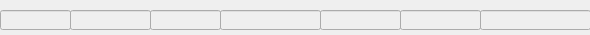
<?xml version="1.0" encoding="UTF-8"?>
<ui version="4.0">
 <class>recordForm</class>
 <widget class="QWidget" name="recordForm">
  <property name="geometry">
   <rect>
    <x>0</x>
    <y>0</y>
    <width>590</width>
    <height>35</height>
   </rect>
  </property>
  <property name="windowTitle">
   <string>Form</string>
  </property>
  <widget class="QLineEdit" name="nameEdit">
   <property name="enabled">
    <bool>false</bool>
   </property>
   <property name="geometry">
    <rect>
     <x>70</x>
     <y>10</y>
     <width>81</width>
     <height>20</height>
    </rect>
   </property>
   <property name="font">
    <font>
     <family>楷体</family>
     <pointsize>13</pointsize>
    </font>
   </property>
   <property name="alignment">
    <set>Qt::AlignCenter</set>
   </property>
  </widget>
  <widget class="QLineEdit" name="serialEdit">
   <property name="enabled">
    <bool>false</bool>
   </property>
   <property name="geometry">
    <rect>
     <x>0</x>
     <y>10</y>
     <width>71</width>
     <height>20</height>
    </rect>
   </property>
   <property name="font">
    <font>
     <family>楷体</family>
     <pointsize>13</pointsize>
    </font>
   </property>
   <property name="alignment">
    <set>Qt::AlignCenter</set>
   </property>
  </widget>
  <widget class="QLineEdit" name="shoppingnameEdit">
   <property name="enabled">
    <bool>false</bool>
   </property>
   <property name="geometry">
    <rect>
     <x>220</x>
     <y>10</y>
     <width>101</width>
     <height>20</height>
    </rect>
   </property>
   <property name="font">
    <font>
     <family>楷体</family>
     <pointsize>13</pointsize>
    </font>
   </property>
   <property name="alignment">
    <set>Qt::AlignCenter</set>
   </property>
  </widget>
  <widget class="QLineEdit" name="moneyEdit">
   <property name="enabled">
    <bool>false</bool>
   </property>
   <property name="geometry">
    <rect>
     <x>400</x>
     <y>10</y>
     <width>81</width>
     <height>20</height>
    </rect>
   </property>
   <property name="font">
    <font>
     <family>楷体</family>
     <pointsize>13</pointsize>
    </font>
   </property>
   <property name="text">
    <string/>
   </property>
   <property name="alignment">
    <set>Qt::AlignCenter</set>
   </property>
  </widget>
  <widget class="QLineEdit" name="typeEdit">
   <property name="enabled">
    <bool>false</bool>
   </property>
   <property name="geometry">
    <rect>
     <x>150</x>
     <y>10</y>
     <width>71</width>
     <height>20</height>
    </rect>
   </property>
   <property name="font">
    <font>
     <family>楷体</family>
     <pointsize>13</pointsize>
    </font>
   </property>
   <property name="alignment">
    <set>Qt::AlignCenter</set>
   </property>
  </widget>
  <widget class="QLineEdit" name="numberEdit">
   <property name="enabled">
    <bool>false</bool>
   </property>
   <property name="geometry">
    <rect>
     <x>320</x>
     <y>10</y>
     <width>81</width>
     <height>20</height>
    </rect>
   </property>
   <property name="font">
    <font>
     <family>楷体</family>
     <pointsize>13</pointsize>
    </font>
   </property>
   <property name="alignment">
    <set>Qt::AlignCenter</set>
   </property>
  </widget>
  <widget class="QLineEdit" name="uptimeEdit">
   <property name="enabled">
    <bool>false</bool>
   </property>
   <property name="geometry">
    <rect>
     <x>480</x>
     <y>10</y>
     <width>111</width>
     <height>20</height>
    </rect>
   </property>
   <property name="font">
    <font>
     <family>楷体</family>
     <pointsize>13</pointsize>
    </font>
   </property>
   <property name="alignment">
    <set>Qt::AlignCenter</set>
   </property>
  </widget>
 </widget>
 <resources/>
 <connections/>
</ui>
